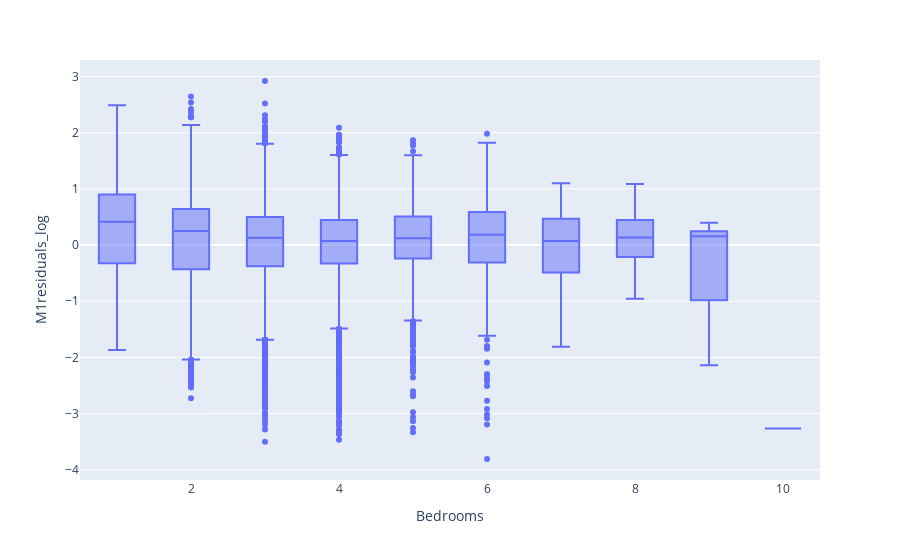

Write notebook code for a chart like this one.
### Code cell
# Run this cell to compare residuals with Bedrooms

import plotly.express as px

px.box(valid_comp, x='Bedrooms', y='M1residuals_log')

### Figure 1 — Plotly figure (JSON) as saved in the notebook; plotly's stock layout.template omitted (floating-point values rounded to 4 significant figures; data arrays with more than 128 entries replaced by an {"elided": "..."} marker saying what was removed)
{"data": [{"alignmentgroup": "True", "hovertemplate": "Bedrooms=%{x}<br>M1residuals_log=%{y}<extra></extra>", "legendgroup": "", "marker": {"color": "#636efa"}, "name": "", "notched": false, "offsetgroup": "", "orientation": "v", "showlegend": false, "type": "box", "x": {"elided": "33475 int values"}, "x0": " ", "xaxis": "x", "y": {"elided": "33475 float values"}, "y0": " ", "yaxis": "y"}], "layout": {"boxmode": "group", "legend": {"tracegroupgap": 0}, "margin": {"t": 60}, "xaxis": {"anchor": "y", "domain": [0, 1], "title": {"text": "Bedrooms"}}, "yaxis": {"anchor": "x", "domain": [0, 1], "title": {"text": "M1residuals_log"}}}}
